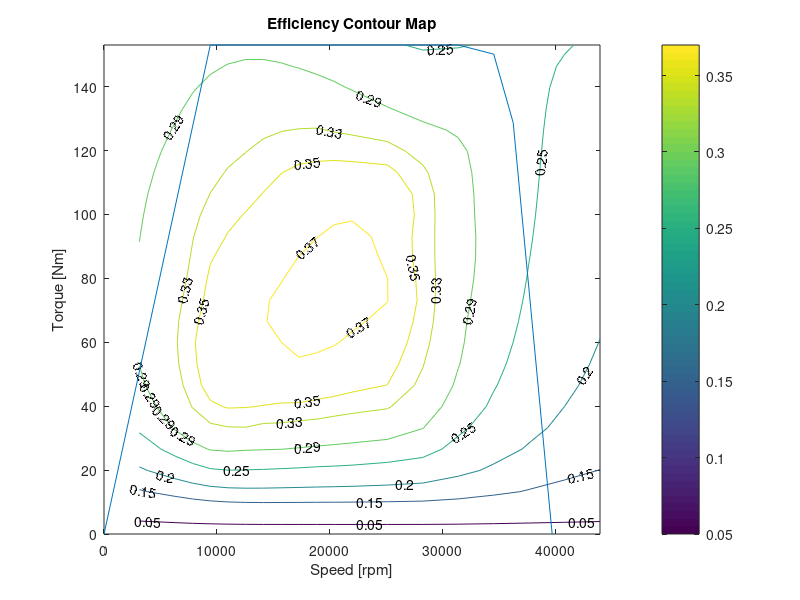
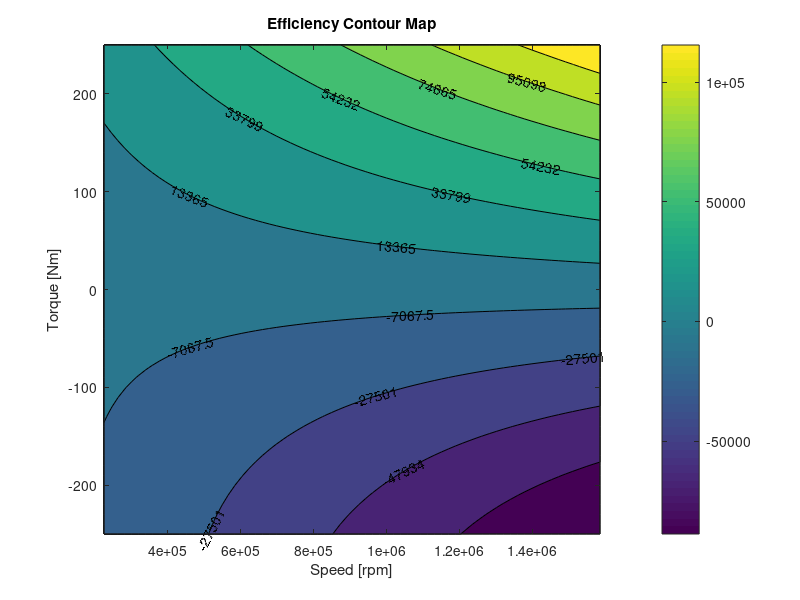
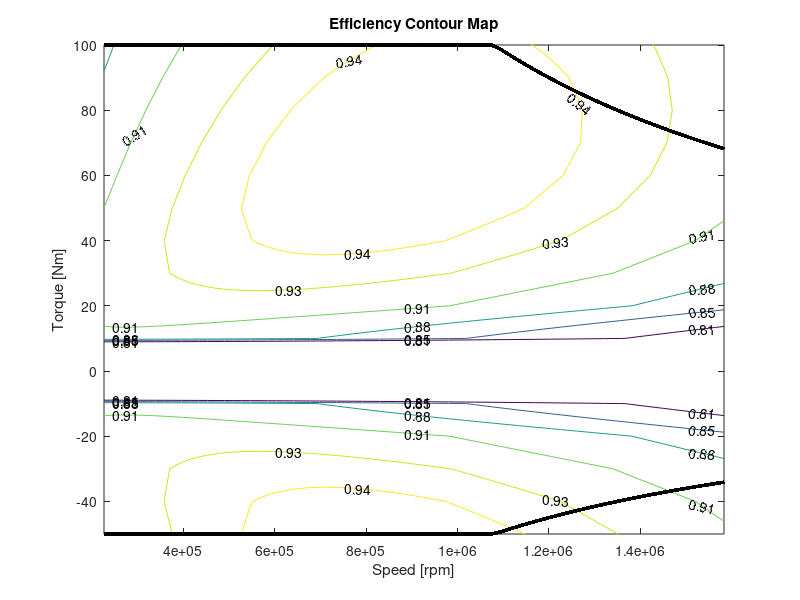

Source code (MATLAB) for these figures, in order:
%%%%%%%%%%%%%%%%%%%%%%%%%%%%%%%%%%%%%
% HEV (FORD FIESTA LIKE) PARAMETERS %
%%%%%%%%%%%%%%%%%%%%%%%%%%%%%%%%%%%%%
% last update: 21-Oct-2024
% authors: Stefano Radrizzani, Lorenzo Brecciaroli, Giulio Panzani
% last modification author: Stefano Radrizzani
% contact: stefano.radrizzani@polimi.it

% References
% [1] 
% Radrizzani,S., Brecciaroli,L., Panzani,G., Savaresi,S.M. (2022)
% An efficiency based approach for the Energy Management in HEVs
% In: IFAC PapersOnLine 55-24 (2022) 167–172.

% [2] 
% Lee,B.,Lee,S.,Cherry,J.,Neam,A.,Sanchez,J.,and Nam,E. (2013)
% Development of Advanced Light-Duty Powertrain and Hybrid Analysis Tool.
% In: SAE 2013 World Congress & Exhibition, SAEInternational.

%% egine and motor
load('motor_engine_data')
% engine
%   maximum torque values [Nm] and brakepoints [rad/s]
%       full_throttle_torque_Nm
%       full_throttle_speed_radps
%   fuel consumption [g/s] and efficiency [-] maps and brakepoints [rad/s],[Nm]
%       fuel_map_speed_radps
%       fuel_map_torque_Nm
%       fuel_map_gps
%       efficiency_map

% electric motor
%   maximum and torque values [Nm] and brakepoints [rad/s]
%       max_torque_speed_radps
%       max_torque_torque_Nm
%       max_torque_torque_Nm
%   power consumption [W] map and brakepoints [rad/s],[Nm]
%       battery_power_map_speed_radps
%       battery_power_map_torque_Nm
%       battery_power_map_W
%       efficiency to be computed accordigly

%% vehicle
% vehicle mass [kg]
vehicle.M_kg = 1200;
% wheel radius [m]
vehicle.Rw_m = 0.281154;

% gear box (from motor to main axle) 1st to 5th gear [-]
vehicle.tau_gb_ = [3.417 1.958 1.276 0.943 0.757];

% final drive ratio (from main axle to wheel) [-]
vehicle.tau0_ = 3.1725494;

% costing down force [N] coefficients
% as a function of the longiditudinal speed [m/s]
vehicle.A_cd_N = 93.086154;  % [N]
vehicle.B_cd_Nspm = 2.5373490;  % [N/(m/s)]
vehicle.C_cd_Ns2pm2 = 0.38382359; % [N/(m/s)^2]

%% fuel
% fuel density [MJ/kg]
fuel.lambda_MKpkg = 43.308;

%% battery
% battery capacity [kWh]
battery.capacity_kWh = 4.5; 
%%
% Creare una griglia di velocità e coppia ICE
[Vel, Copp] = meshgrid(engine.fuel_map_speed_radps*60,engine.fuel_map_torque_Nm);

figure;
vect_eff=[0.05,0.15,0.20,0.25,0.29,0.33,0.35,0.37];
contour(Vel, Copp, engine.efficiency_map, vect_eff,'ShowText', 'on'); % Con testo dei livelli
colorbar; % Barra dei colori per rappresentare i valori di efficienza
xlabel('Speed [rpm]');
ylabel('Torque [Nm]');
title('Efficiency Contour Map');
hold on;
plot(engine.full_throttle_speed_radps*60,engine.full_throttle_torque_Nm)
%% Creare una griglia di velocità e coppia EM
[torque_grid, speed_grid]=meshgrid(motor.battery_power_map_torque_Nm,motor.battery_power_map_speed_radps*60);
figure
contourf(speed_grid*60, torque_grid,motor.battery_power_map_W, 'ShowText', 'on'); % Con testo dei livelli
colorbar; % Barra dei colori per rappresentare i valori di efficienza
xlabel('Speed [rpm]');
ylabel('Torque [Nm]');
title('Efficiency Contour Map');

mech_power_map = speed_grid/60.*torque_grid;
efficiency_map = mech_power_map./motor.battery_power_map_W;
flop= fliplr(efficiency_map(:,floor(length(motor.battery_power_map_torque_Nm)/2)+1:end));
eff = [flop];
eff = [eff (efficiency_map(:,ceil(length(motor.battery_power_map_torque_Nm)/2)+1:end))];
torques = linspace(0,250,51);

% Creare una griglia di velocità e coppia EM
[torque_2,speed_2]=meshgrid(motor.battery_power_map_torque_Nm, motor.max_torque_speed_radps*60);
figure;
livelli_eff = [0.81,0.85,0.88,0.91,0.93,0.94];
contour(speed_2*60,torque_2,eff,livelli_eff, 'ShowText', 'on'); % Con testo dei livelli
xlabel('Speed [rpm]');
ylabel('Torque [Nm]');
title('Efficiency Contour Map');
hold on
plot(speed_2*60,motor.max_torque_torque_Nm,"k","LineWidth",2);
hold on
plot(speed_2*60,motor.min_torque_torque_Nm,"k","LineWidth",2);
ylim([-50 100])